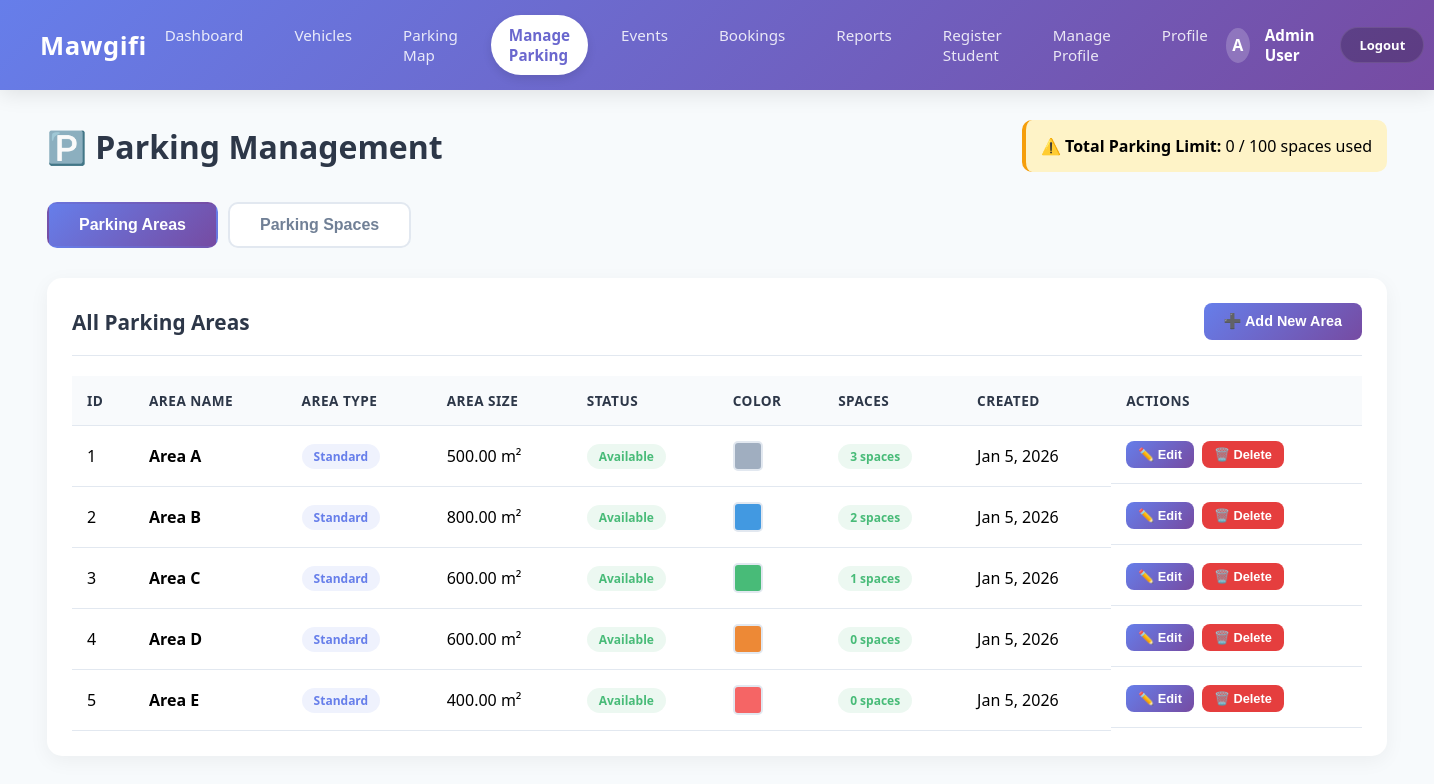
The page /admin/parking_management.php (signed in) on the database its author committed.
### tables this page shows
CREATE TABLE ParkingArea (
    area_id INT AUTO_INCREMENT PRIMARY KEY,
    Availability_id INT,
    area_name VARCHAR(100) NOT NULL,
    area_type VARCHAR(50),
    area_color VARCHAR(20) DEFAULT '#a0a0a0',
    area_status ENUM('available', 'occupied', 'temporarily_closed', 'under_maintenance') DEFAULT 'available',
    created_at TIMESTAMP DEFAULT CURRENT_TIMESTAMP,
    updated_at TIMESTAMP DEFAULT CURRENT_TIMESTAMP ON UPDATE CURRENT_TIMESTAMP,
    AreaSize DECIMAL(10, 2),
    FOREIGN KEY (Availability_id) REFERENCES Availability(Availability_id) ON DELETE SET NULL ON UPDATE CASCADE
);

### admin/parking_management.php (the view, shortened to what this page needs)
<?php
$username = $_SESSION['username'] ?? 'Administrator';
$conn = getDBConnection();
$areas = [];
if ($conn) {
    $sql = "SELECT pa.*,
            (SELECT COUNT(*) FROM ParkingSpace ps WHERE ps.area_id = pa.area_id) as space_count
            FROM ParkingArea pa
            ORDER BY pa.area_name";
    $result = $conn->query($sql);
    if ($result) {
        while ($row = $result->fetch_assoc()) {
            $areas[] = $row;
        }
    }
}
?>
<!DOCTYPE html>
<html lang="en">
<head>
</head>
<body>
    <nav class="navbar">
        <div class="brand">Mawgifi</div>
        <div class="nav-links">
            <a href="../Moudel1/Admin.php?view=dashboard">Dashboard</a>
            <a href="../modules/membership/index.php">Vehicles</a>
            <a href="../modules/parking/index.php">Parking Map</a>
            <a href="parking_management.php" class="active">Manage Parking</a>
            <a href="event_management.php">Events</a>
            <a href="../modules/booking/index.php">Bookings</a>
            <a href="../Moudel1/Admin.php?view=reports">Reports</a>
            <a href="../Moudel1/Admin.php?view=register">Register Student</a>
            <a href="../Moudel1/Admin.php?view=manage">Manage Profile</a>
            <a href="../Moudel1/Admin.php?view=profile">Profile</a>
        </div>
        <div class="user-profile">
            <div class="avatar-circle"><?php echo strtoupper(substr($username, 0, 1)); ?></div>
            <span class="user-name"><?php echo htmlspecialchars($username); ?></span>
            <a href="../logout.php" class="logout-btn">Logout</a>
        </div>
    </nav>
    <div class="container">
        <div class="page-header">
            <h1>🅿️ Parking Management</h1>
            <div style="background: #fef3c7; padding: 15px; border-radius: 10px; border-left: 4px solid #f59e0b;">
                <strong>⚠️ Total Parking Limit:</strong> <span id="totalSpaceCount">0</span> / 100 spaces used
            </div>
        </div>
        <div class="tabs">
            <button type="button" class="tab-btn active" data-tab="areas">Parking Areas</button>
            <button type="button" class="tab-btn" data-tab="spaces">Parking Spaces</button>
        </div>
        <div id="areas-tab" class="tab-content active">
            <div class="card">
                <div class="card-header">
                    <h2>All Parking Areas</h2>
                    <button type="button" class="btn btn-primary" onclick="openAreaModal()">
                        ➕ Add New Area
                    </button>
                </div>
                <div class="table-container">
                    <?php if (empty($areas)): ?>
                        <div class="empty-state">
                            <svg xmlns="http://www.w3.org/2000/svg" fill="none" viewBox="0 0 24 24" stroke="currentColor">
                                <path stroke-linecap="round" stroke-linejoin="round" stroke-width="2"
                                    d="M19 21V5a2 2 0 00-2-2H7a2 2 0 00-2 2v16m14 0h2m-2 0h-5m-9 0H3m2 0h5M9 7h1m-1 4h1m4-4h1m-1 4h1m-5 10v-5a1 1 0 011-1h2a1 1 0 011 1v5m-4 0h4" />
                            </svg>
                            <p>No parking areas found. Click "Add New Area" to create one.</p>
                        </div>
                    <?php else: ?>
                        <table>
                            <thead>
                                <tr>
                                    <th>ID</th>
                                    <th>Area Name</th>
                                    <th>Area Type</th>
                                    <th>Area Size</th>
                                    <th>Status</th>
                                    <th>Color</th>
                                    <th>Spaces</th>
                                    <th>Created</th>
                                    <th>Actions</th>
                                </tr>
                            </thead>
                            <tbody>
                                <?php foreach ($areas as $area): ?>
                                    <tr>
                                        <td><?php echo $area['area_id']; ?></td>
                                        <td><strong><?php echo htmlspecialchars($area['area_name']); ?></strong></td>
                                        <td>
                                            <span class="badge badge-primary">
                                                <?php echo htmlspecialchars($area['area_type'] ?? 'Standard'); ?>
                                            </span>
                                        </td>
                                        <td><?php echo $area['AreaSize'] ? $area['AreaSize'] . ' m²' : 'N/A'; ?></td>
                                        <td>
                                            <?php
                                            $status = $area['area_status'] ?? 'available';
                                            $statusColor = 'success';
                                            $statusText = ucwords(str_replace('_', ' ', $status));
                                            ?>
                                            <span
                                                class="badge badge-<?php echo $statusColor; ?>"><?php echo $statusText; ?></span>
                                        </td>
                                        <td>
                                            <div
                                                style="width: 30px; height: 30px; background-color: <?php echo htmlspecialchars($area['area_color'] ?? '#a0a0a0'); ?>; border-radius: 5px; border: 2px solid #e2e8f0;">
                                            </div>
                                        </td>
                                        <td><span class="badge badge-success"><?php echo $area['space_count']; ?> spaces</span>
                                        </td>
                                        <td><?php echo date('M j, Y', strtotime($area['created_at'])); ?></td>
                                        <td class="action-btns">
                                            <button type="button" class="btn btn-primary btn-sm"
                                                onclick='editArea(<?php echo htmlspecialchars(json_encode($area), ENT_QUOTES, "UTF-8"); ?>)'>
                                                ✏️ Edit
                                            </button>
                                            <button type="button" class="btn btn-danger btn-sm"
                                                onclick="deleteArea(<?php echo $area['area_id']; ?>, '<?php echo htmlspecialchars($area['area_name'], ENT_QUOTES); ?>')">
                                                🗑️ Delete
                                            </button>
                                        </td>
                                    </tr>
                                <?php endforeach; ?>
                            </tbody>
                        </table>
                    <?php endif; ?>
                </div>
            </div>
        </div>
    </div>
    <div class="toast" id="toast"></div>
</body>
</html>

### admin/parking_management.php (style rules this page uses)
:root { --primary-grad: linear-gradient(135deg, #667eea 0%, #764ba2 100%); --primary-color: #667eea; --secondary-color: #764ba2; --text-dark: #2d3748; --text-light: #718096; --bg-light: #f7fafc; --success: #48bb78; --danger: #e53e3e; --warning: #ed8936; }
* { margin: 0; padding: 0; box-sizing: border-box; }
body { font-family: 'Segoe UI', system-ui, -apple-system, sans-serif; background: var(--bg-light); }
.navbar { background: var(--primary-grad); color: white; padding: 15px 40px; display: flex; justify-content: space-between; align-items: center; box-shadow: 0 4px 20px rgba(0, 0, 0, 0.1); }
.navbar .brand { font-size: 1.6rem; font-weight: 800; letter-spacing: 0.5px; }
.nav-links { display: flex; gap: 15px; }
.nav-links a { color: rgba(255, 255, 255, 0.85); text-decoration: none; font-weight: 500; padding: 10px 18px; border-radius: 50px; transition: all 0.3s ease; font-size: 0.95rem; }
.nav-links a.active { background: white; color: #6a67ce; font-weight: 700; box-shadow: 0 4px 10px rgba(0, 0, 0, 0.1); }
.user-profile { display: flex; align-items: center; gap: 15px; }
.user-name { font-weight: 600; font-size: 0.95rem; }
.avatar-circle { width: 35px; height: 35px; background: rgba(255, 255, 255, 0.2); border-radius: 50%; display: flex; align-items: center; justify-content: center; font-weight: bold; }
.logout-btn { background: rgba(0, 0, 0, 0.2); color: white; border: 1px solid rgba(255, 255, 255, 0.1); padding: 8px 18px; border-radius: 20px; cursor: pointer; text-decoration: none; font-size: 13px; font-weight: 600; transition: all 0.3s; }
.container { max-width: 1400px; margin: 30px auto; padding: 0 30px; }
.page-header { display: flex; justify-content: space-between; align-items: center; margin-bottom: 30px; }
.page-header h1 { font-size: 2rem; color: var(--text-dark); }
.tabs { display: flex; gap: 10px; margin-bottom: 30px; }
.tab-btn { padding: 12px 30px; background: white; border: 2px solid #e2e8f0; border-radius: 10px; font-size: 1rem; font-weight: 600; color: var(--text-light); cursor: pointer; transition: all 0.3s; }
.tab-btn.active { background: var(--primary-grad); color: white; border-color: transparent; }
.tab-content { display: none; }
.tab-content.active { display: block; }
.card { background: white; border-radius: 15px; box-shadow: 0 5px 20px rgba(0, 0, 0, 0.05); padding: 25px; margin-bottom: 25px; }
.card-header { display: flex; justify-content: space-between; align-items: center; margin-bottom: 20px; padding-bottom: 15px; border-bottom: 1px solid #e2e8f0; }
.card-header h2 { font-size: 1.3rem; color: var(--text-dark); }
.btn { padding: 10px 20px; border: none; border-radius: 8px; font-size: 0.9rem; font-weight: 600; cursor: pointer; transition: all 0.3s; text-decoration: none; display: inline-flex; align-items: center; gap: 8px; }
.btn-primary { background: var(--primary-grad); color: white; }
.btn-danger { background: var(--danger); color: white; }
.btn-sm { padding: 6px 12px; font-size: 0.8rem; }
.table-container { overflow-x: auto; }
table { width: 100%; border-collapse: collapse; }
th, td { padding: 15px; text-align: left; border-bottom: 1px solid #e2e8f0; }
th { background: #f8fafc; font-weight: 600; color: var(--text-dark); font-size: 0.85rem; text-transform: uppercase; letter-spacing: 0.5px; }
.badge { display: inline-block; padding: 4px 12px; border-radius: 20px; font-size: 0.75rem; font-weight: 600; }
.badge-primary { background: rgba(102, 126, 234, 0.1); color: var(--primary-color); }
.badge-success { background: rgba(72, 187, 120, 0.1); color: var(--success); }
.action-btns { display: flex; gap: 8px; }
.toast { position: fixed; bottom: 30px; right: 30px; padding: 15px 25px; border-radius: 10px; color: white; font-weight: 600; z-index: 2000; transform: translateX(150%); transition: transform 0.3s ease; }

### rows shown on the page
parkingarea: area_id "1", area_name "Area A", area_type "Standard", AreaSize "500.00", area_status "Available", space_count "3", created_at "Jan 5, 2026"
parkingarea: area_id "2", area_name "Area B", area_type "Standard", AreaSize "800.00", area_status "Available", space_count "2", created_at "Jan 5, 2026"
parkingarea: area_id "3", area_name "Area C", area_type "Standard", AreaSize "600.00", area_status "Available", space_count "1", created_at "Jan 5, 2026"
parkingarea: area_id "4", area_name "Area D", area_type "Standard", AreaSize "600.00", area_status "Available", space_count "0", created_at "Jan 5, 2026"
parkingarea: area_id "5", area_name "Area E", area_type "Standard", AreaSize "400.00", area_status "Available", space_count "0", created_at "Jan 5, 2026"

### other values the page prints
substr($username, 0, 1) "A"
$username "Admin User"
